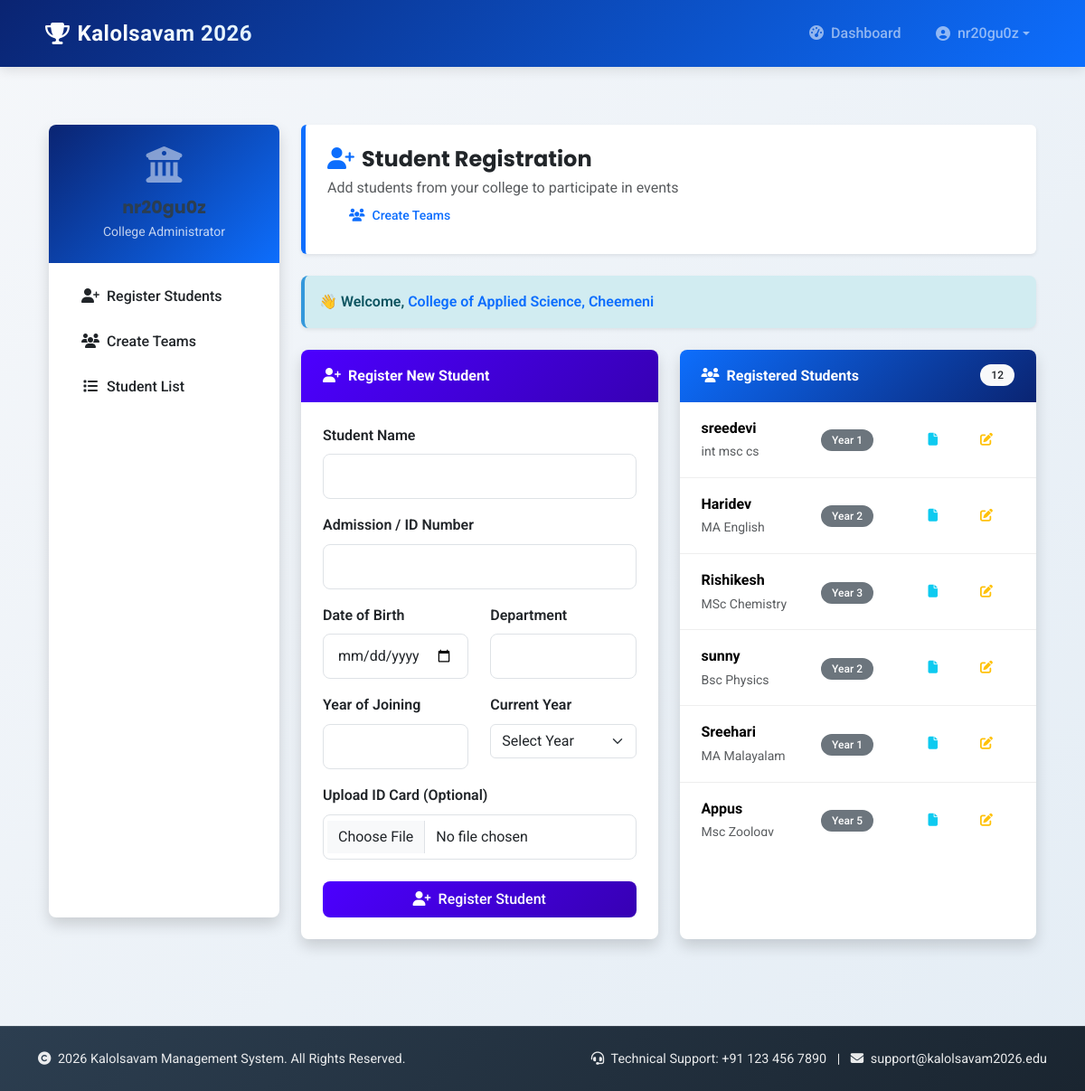
Page /college/dashboard/ (signed in) on the committed database.
### accounts/models.py (models this page shows, shortened)
class CustomUser(AbstractUser):
    ROLE_CHOICES = (
        ('college', 'College'),
        ('organizer', 'Organizer'),
        ('admin', 'Admin'),
    )
    role = models.CharField(max_length=20, choices=ROLE_CHOICES, default='college')
    college_name = models.CharField(max_length=255, blank=True, null=True)
    REQUIRED_FIELDS = ["email"]
    USERNAME_FIELD = "username"

class Student(models.Model):
    college = models.ForeignKey(College, on_delete=models.CASCADE)
    name = models.CharField(max_length=255)
    id_card = models.CharField(max_length=255)
    date_of_birth = models.DateField()
    department = models.CharField(max_length=255)
    year_of_joining = models.IntegerField()
    current_year = models.IntegerField()
    id_card_file = models.FileField(upload_to=student_upload_path, null=True, blank=True)

### accounts/views.py (the view)
# urls.py: path("college/dashboard/", views.college_dashboard, name="college_dashboard"),
@login_required
def college_dashboard(request):
    if request.user.role != "college":
        return redirect("home")
    college = College.objects.filter(username=request.user.username).first()
    if not college:
        messages.error(request, "College profile missing.")
        return redirect("home")
    if request.method == "POST" and "add_student" in request.POST:
        form = StudentForm(request.POST, request.FILES)
        if form.is_valid():
            student = form.save(commit=False)
            student.college = college     # ✔ correct college assignment
            student.save()
            messages.success(request, "Student added successfully!")
            return redirect("college_dashboard")
    else:
        form = StudentForm()
    students = Student.objects.filter(college=college)
    items = Item.objects.all()
    return render(request, "accounts/register.html", {
        "student_form": form,
        "students": students,
        "items": items,
    })

### accounts/templates/accounts/register.html (shortened to what this page needs)
{% extends 'base.html' %}
{% load widget_tweaks %}
{% load static %}
{% block content %}
<div class="container-fluid py-4 college-dashboard">
    <div class="row">
        <div class="col-lg-3 col-md-4 mb-4">
            <div class="card sidebar-card shadow border-0 h-100">
                <div class="gradient-header text-white p-4 text-center rounded-top">
                    <i class="fas fa-university fa-3x mb-3 text-white-50"></i>
                    <h5 class="fw-bold mb-1">{{ user.first_name|default:user.username }}</h5>
                    <p class="small opacity-75 mb-0">College Administrator</p>
                </div>
                <div class="p-3">
                    <ul class="nav nav-pills flex-column">
                        <li class="nav-item">
                            <a class="nav-link {% if request.path == '/college/register-student/' %}active{% endif %}"
                               href="{% url 'register_student' %}">
                                <i class="fas fa-user-plus me-2"></i>Register Students
                            </a>
                        </li>
                        <li class="nav-item">
                            <a class="nav-link {% if request.path == '/team/create/' %}active{% endif %}"
                               href="{% url 'team_creation' %}">
                                <i class="fas fa-users me-2"></i>Create Teams
                            </a>
                        </li>
                        <li class="nav-item">
                            <a class="nav-link" href="#">
                                <i class="fas fa-list me-2"></i>Student List
                            </a>
                        </li>
                    </ul>
                </div>
            </div>
        </div>
        <div class="col-lg-9 col-md-8">
            <div class="main-header mb-4 p-4 rounded shadow-sm">
                <div>
                    <h2 class="h4 fw-bold text-dark mb-1">
                        <i class="fas fa-user-plus me-2 text-primary"></i>Student Registration
                    </h2>
                    <p class="text-muted mb-0">Add students from your college to participate in events</p>
                </div>
                <div>
                    <a href="{% url 'team_creation' %}" class="btn btn-outline-primary btn-sm">
                        <i class="fas fa-users me-2"></i>Create Teams
                    </a>
                </div>
            </div>
            <div class="alert alert-info shadow-sm mb-4 fw-semibold">
                👋 Welcome, <span class="text-primary">{{ user.college_name }}</span>
            </div>
            <div class="row g-4">
                <div class="col-lg-6 col-md-12">
                    <div class="card shadow border-0 h-100">
                        <div class="card-header text-white fw-bold" style="background: linear-gradient(135deg,#4c00ff,#3700b3);">
                            <i class="fas fa-user-plus me-2"></i>Register New Student
                        </div>
                        <div class="card-body p-4">
                            <form method="POST" enctype="multipart/form-data" action="{% url 'register_student' %}">
                                <label class="form-label fw-semibold">Student Name</label>
                                <input type="text" name="name" class="form-control mb-3" required>
                                <label class="form-label fw-semibold">Admission / ID Number</label>
                                <input type="text" name="id_card" class="form-control mb-3" required>
                                <div class="row">
                                    <div class="col-md-6">
                                        <label class="form-label fw-semibold">Date of Birth</label>
                                        <input type="date" name="date_of_birth" class="form-control mb-3" required>
                                    </div>
                                    <div class="col-md-6">
                                        <label class="form-label fw-semibold">Department</label>
                                        <input type="text" name="department" class="form-control mb-3" required>
                                    </div>
                                </div>
                                <div class="row">
                                    <div class="col-md-6">
                                        <label class="form-label fw-semibold">Year of Joining</label>
                                        <input type="number" name="year_of_joining" class="form-control mb-3"
                                            min="2000" max="2026" required>
                                    </div>
                                    <div class="col-md-6">
                                        <label class="form-label fw-semibold">Current Year</label>
                                        <select name="current_year" class="form-select mb-3" required>
                                            <option value="">Select Year</option>
                                        </select>
                                    </div>
                                </div>
                                <label class="form-label fw-semibold">Upload ID Card (Optional)</label>
                                <input type="file" name="id_card_file" class="form-control mb-4"
                                    accept=".pdf,.jpg,.jpeg,.png">
                                <button type="submit" class="btn btn-primary w-100"
                                    style="background: linear-gradient(135deg,#4c00ff,#3700b3);">
                                    <i class="fas fa-user-plus me-2"></i>Register Student
                                </button>
                            </form>
                        </div>
                    </div>
                </div>
                <div class="col-lg-6 col-md-12">
                    <div class="card shadow border-0 h-100">
                        <div class="card-header bg-secondary text-white fw-bold">
                            <i class="fas fa-users me-2"></i>Registered Students
                            <span class="badge bg-light text-dark float-end">{{ students|length }}</span>
                        </div>
                        <div class="card-body p-0">
                            {% if students %}
                            <div style="max-height: 480px; overflow-y: auto;">
                                <table class="table align-middle table-hover mb-0">
                                    <tbody>
                                    {% for s in students %}
                                        <tr>
                                            <td class="ps-4">
                                                <strong>{{ s.name }}</strong><br>
                                                <small class="text-muted">{{ s.department }}</small>
                                            </td>
                                            <td>
                                                <span class="badge bg-secondary">Year {{ s.current_year }}</span>
                                            </td>
                                            <td align="right" class="pe-4">
                                                <div class="btn-group">
                                                    {% if s.id_card_file %}
                                                    <a class="btn btn-outline-info btn-sm" href="{{ s.id_card_file.url }}" target="_blank">
                                                        <i class="fas fa-file"></i>
                                                    </a>
                                                    {% endif %}
                                                    <a href="{% url 'edit_student' s.id %}" class="btn btn-outline-warning btn-sm">
                                                        <i class="fas fa-edit"></i>
                                                    </a>
                                                </div>
                                            </td>
                                        </tr>
                                    {% endfor %}
                                    </tbody>
                                </table>
                            </div>
                            {% else %}
                            <p class="text-center py-4 text-muted">No students yet.</p>
                            {% endif %}
                        </div>
                    </div>
                </div>
            </div>
        </div>
    </div>
</div>
{% endblock %}

### accounts/templates/base.html (shortened to what this page needs)
{% load static %}
<!DOCTYPE html>
<html lang="en">
<head>
    <link href="https://cdn.jsdelivr.net/npm/bootstrap@5.3.2/dist/css/bootstrap.min.css" rel="stylesheet"
>
    <link rel="stylesheet" href="https://cdnjs.cloudflare.com/ajax/libs/font-awesome/6.4.0/css/all.min.css"
>
    <link rel="stylesheet" href="{% static 'css/custom.css' %}">
</head>
<body class="d-flex flex-column">
    <nav class="navbar navbar-expand-lg navbar-dark sticky-top">
        <div class="container">
            <a class="navbar-brand d-flex align-items-center" href="{% url 'home' %}">
                <i class="fas fa-trophy me-2"></i>
                <span>Kalolsavam 2026</span>
            </a>
            <div class="collapse navbar-collapse" id="navbarNav">
                <ul class="navbar-nav ms-auto">
                    {% if user.is_authenticated %}
                        <li class="nav-item">
                            <a class="nav-link" href="{% url 'college_dashboard' %}">
                                <i class="fas fa-tachometer-alt me-2"></i>Dashboard
                            </a>
                        </li>
                        <li class="nav-item dropdown">
                            <a class="nav-link dropdown-toggle d-flex align-items-center" href="#"
                               id="userDropdown" role="button" data-bs-toggle="dropdown"
                               aria-expanded="false">
                                <i class="fas fa-user-circle me-2"></i>
                                <span class="text-truncate" style="max-width: 150px;">
                                    {{ user.first_name|default:user.username }}
                                </span>
                            </a>
                        </li>
                    {% else %}
                        <li class="nav-item">
                            <a class="nav-link btn btn-outline-light px-3" href="{% url 'login' %}">
                                <i class="fas fa-sign-in-alt me-2"></i>Login
                            </a>
                        </li>
                    {% endif %}
                </ul>
            </div>
        </div>
    </nav>
    <main class="page-container">
        <div class="container py-4">
            {% block content %}
            {% endblock %}
        </div>
    </main>
    <footer class="footer">
        <div class="container">
            <div class="row align-items-center">
                <div class="col-md-6 text-center text-md-start mb-2 mb-md-0">
                    <p class="mb-0">
                        <i class="fas fa-copyright me-1"></i> 2026 Kalolsavam Management System. All Rights Reserved.
                    </p>
                </div>
                <div class="col-md-6 text-center text-md-end">
                    <p class="mb-0">
                        <i class="fas fa-headset me-1"></i> Technical Support: +91 123 456 7890
                        <span class="mx-2">|</span>
                        <i class="fas fa-envelope me-1"></i> support@kalolsavam2026.edu
                    </p>
                </div>
            </div>
        </div>
    </footer>
</body>
</html>

### rows in the picture
CustomUser: first_name "nr20gu0z", college_name "College of Applied Science, Cheemeni"
Student: name "sreedevi", department "int msc cs", current_year "1"
Student: name "Haridev", department "MA English", current_year "2"
Student: name "Rishikesh", department "MSc Chemistry", current_year "3"
Student: name "sunny", department "Bsc Physics", current_year "2"
Student: name "Sreehari", department "MA Malayalam", current_year "1"
Student: name "Appus", department "Msc Zoology", current_year "5"

### other values in the picture
{{ students|length }} "12"
